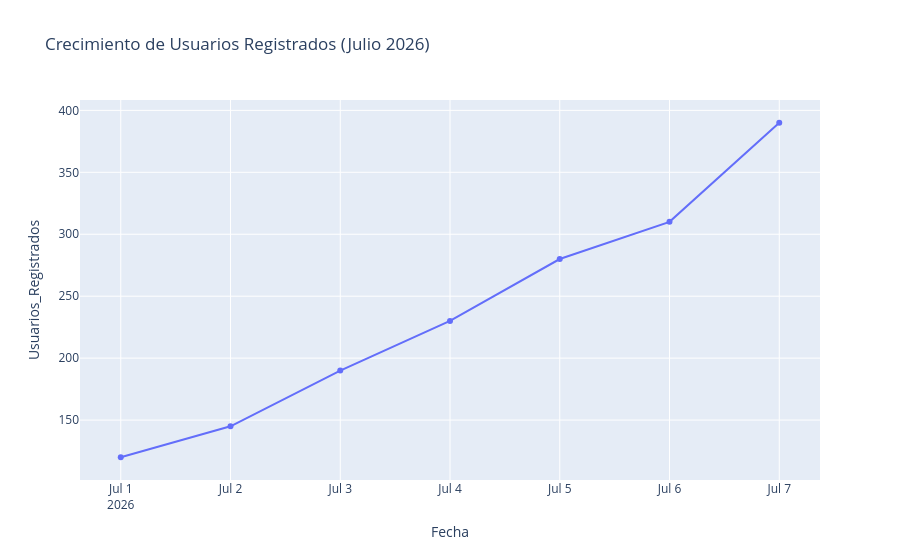

Notebook cell for this chart:
### Markdown cell above
## 1. Linea temporal interactiva (px.line)

**Caso de uso**: Visualizar evolución temporar interactiva pudiendo remuestrear, hacer zoom, etc.

**Data Model**: Un DataFrame con fechas en el Eje de las X y valores numericos en el Eje de las Y

### Code cell
import pandas as pd
import plotly.express as px





# Dataset: Crecimiento de usuarios registrados en una aplicación durante una semana
datos_usuarios = {
    "Fecha": ["2026-07-01", "2026-07-02", "2026-07-03", "2026-07-04", "2026-07-05", "2026-07-06", "2026-07-07"],
    "Usuarios_Registrados": [120, 145, 190, 230, 280, 310, 390]
}

# Dataset: Crecimiento de usuarios registrados en una aplicación durante una semana
datos_usuarios = {
    "Fecha": ["2026-07-01", "2026-07-02", "2026-07-03", "2026-07-04", "2026-07-05", "2026-07-06", "2026-07-07"],
    "Usuarios_Registrados": [120, 145, 190, 230, 280, 310, 390]
}
df_usuarios = pd.DataFrame(datos_usuarios)

fig = px.line(
    df_usuarios,
    x="Fecha",
    y="Usuarios_Registrados",
    title="Crecimiento de Usuarios Registrados (Julio 2026)",
    markers=True # añadir puntos en la uniones   
)
fig.show()

### Figure 1 — Plotly figure (JSON) as saved in the notebook; plotly's stock layout.template omitted (floating-point values rounded to 4 significant figures)
{"data": [{"hovertemplate": "Fecha=%{x}<br>Usuarios_Registrados=%{y}<extra></extra>", "legendgroup": "", "line": {"color": "#636efa", "dash": "solid"}, "marker": {"symbol": "circle"}, "mode": "lines+markers", "name": "", "orientation": "v", "showlegend": false, "type": "scatter", "x": ["2026-07-01", "2026-07-02", "2026-07-03", "2026-07-04", "2026-07-05", "2026-07-06", "2026-07-07"], "xaxis": "x", "y": [120, 145, 190, 230, 280, 310, 390], "yaxis": "y"}], "layout": {"legend": {"tracegroupgap": 0}, "title": {"text": "Crecimiento de Usuarios Registrados (Julio 2026)"}, "xaxis": {"anchor": "y", "domain": [0, 1], "title": {"text": "Fecha"}}, "yaxis": {"anchor": "x", "domain": [0, 1], "title": {"text": "Usuarios_Registrados"}}}}
